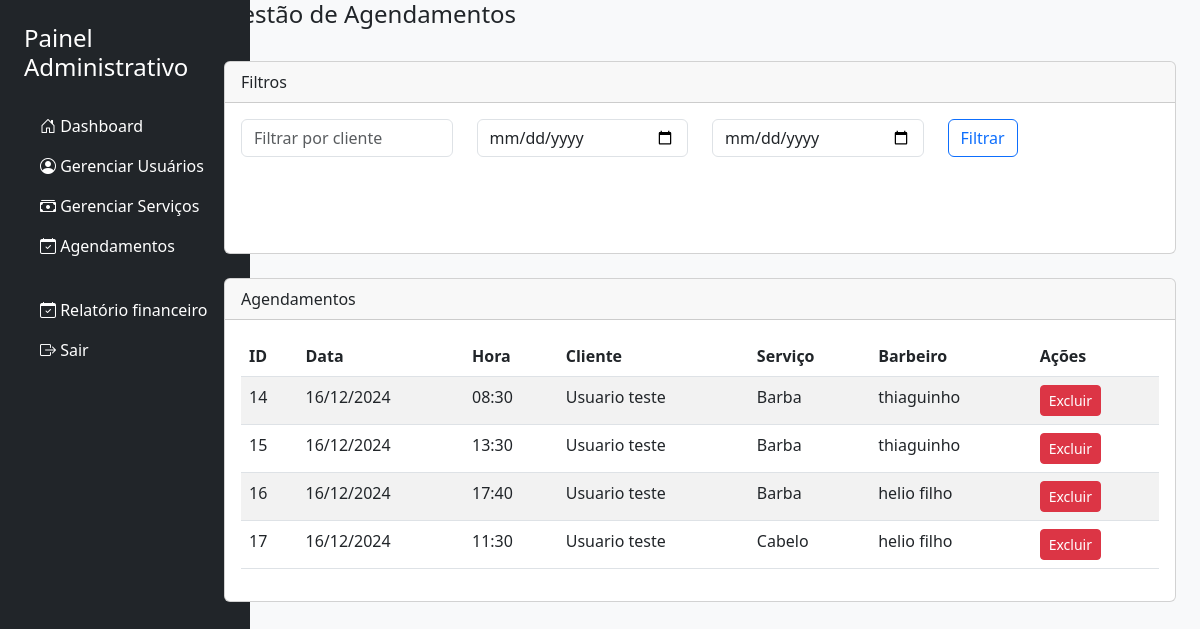
Screenshot of /views/admin/agendamentos.php (signed in) with the database file from the repository.
### tables this page shows
CREATE TABLE `agendamentos` (
  `agendamento_id` int(11) NOT NULL,
  `tenant_id` int(11) NOT NULL,
  `cliente_id` int(11) NOT NULL,
  `servico_id` int(11) NOT NULL,
  `barbeiro_id` int(11) NOT NULL,
  `data_agendamento` datetime NOT NULL,
  `status` enum('pendente','confirmado','cancelado','concluido') DEFAULT 'pendente',
  `observacoes` text DEFAULT NULL,
  `pago` tinyint(1) DEFAULT NULL,
  `data_pagamento` date DEFAULT NULL,
  `created_at` timestamp NOT NULL DEFAULT current_timestamp(),
  `updated_at` timestamp NOT NULL DEFAULT current_timestamp() ON UPDATE current_timestamp()
);

CREATE TABLE `usuarios` (
  `user_id` int(11) NOT NULL,
  `tenant_id` int(11) NOT NULL,
  `nome` varchar(255) NOT NULL,
  `email` varchar(255) NOT NULL,
  `senha` varchar(255) NOT NULL,
  `tipo` enum('gestor','cliente','barbeiro') NOT NULL,
  `telefone` varchar(20) DEFAULT NULL,
  `ativo` tinyint(1) DEFAULT 1,
  `created_at` timestamp NOT NULL DEFAULT current_timestamp(),
  `updated_at` timestamp NOT NULL DEFAULT current_timestamp() ON UPDATE current_timestamp()
);

CREATE TABLE `servicos` (
  `servico_id` int(11) NOT NULL,
  `tenant_id` int(11) NOT NULL,
  `nome` varchar(255) NOT NULL,
  `descricao` text DEFAULT NULL,
  `duracao` int(11) NOT NULL,
  `preco` decimal(10,2) NOT NULL,
  `ativo` tinyint(1) DEFAULT 1,
  `created_at` timestamp NOT NULL DEFAULT current_timestamp(),
  `updated_at` timestamp NOT NULL DEFAULT current_timestamp() ON UPDATE current_timestamp()
);

### models/Agendamentos.php (called while the page is built, shortened)
<?php
class Agendamento
{
    private $pdo;
    public function __construct($pdo)
    {
        $this->pdo = $pdo;
    }
    public function getAgendamentosByTenant($tenant_id, $cliente_nome = '', $data_inicio = '', $data_fim = '')
    {
        $sql = "SELECT a.agendamento_id, a.tenant_id, a.cliente_id, a.servico_id, a.barbeiro_id,
                a.data_agendamento, a.status, a.observacoes,
                DATE_FORMAT(a.data_agendamento, '%H:%i') AS hora_agendamento,
                u.nome AS cliente_nome,
                s.nome AS servico_nome,
                b.nome AS barbeiro_nome
        FROM agendamentos a
        JOIN usuarios u ON a.cliente_id = u.user_id AND u.tipo = 'cliente'
        JOIN servicos s ON a.servico_id = s.servico_id
        JOIN usuarios b ON a.barbeiro_id = b.user_id AND b.tipo = 'barbeiro'
        WHERE a.tenant_id = :tenant_id";
        $stmt = $this->pdo->prepare($sql);
        $stmt->bindParam(':tenant_id', $tenant_id);
        $stmt->execute();
        return $stmt->fetchAll(PDO::FETCH_ASSOC);
    }
}
?>

### views/admin/agendamentos.php (the view, shortened to what this page needs)
<?php
require_once '../../controllers/AuthController.php';
require_once '../../models/Agendamentos.php';
$pdo = getDatabaseConnection();
$agendamentosModel = new Agendamento($pdo);
$data_inicio = isset($_GET['data_inicio']) ? $_GET['data_inicio'] : '';
$data_fim = isset($_GET['data_fim']) ? $_GET['data_fim'] : '';
$cliente_nome = isset($_GET['cliente_nome']) ? $_GET['cliente_nome'] : '';
$tenant_id = $_SESSION['tenant_id'];
$agendamentos = $agendamentosModel->getAgendamentosByTenant($tenant_id, $cliente_nome, $data_inicio, $data_fim);
?>
<?php include('../partials/header.php') ?>
<body class="bg-light">
    <div class="container-fluid">
        <div class="row">
            <?php include('../partials/menu.php') ?>
            <main class="main-content col-md-9 ms-sm-auto col-lg-10 px-4">
                <div class="d-flex justify-content-between align-items-center mb-4">
                    <h4>Gestão de Agendamentos</h4>
                </div>
                <div class="card mb-4">
                    <div class="card-header">
                        Filtros
                    </div>
                    <div class="card-body">
                        <form method="GET" action="agendamentos.php">
                            <div class="row">
                                <div class="col-md-3 mb-3">
                                    <input type="text" name="cliente_nome" placeholder="Filtrar por cliente"
                                        class="form-control" value="<?php echo $cliente_nome; ?>" />
                                </div>
                                <div class="col-md-3 mb-3">
                                    <input type="date" name="data_inicio" placeholder="Filtrar por data inicial"
                                        class="form-control" value="<?php echo $data_inicio; ?>" />
                                </div>
                                <div class="col-md-3 mb-3">
                                    <input type="date" name="data_fim" placeholder="Filtrar por data final"
                                        class="form-control" value="<?php echo $data_fim; ?>" />
                                </div>
                                <div class="col-md-3 mb-3 d-flex align-items-end">
                                    <button type="submit" class="btn btn-outline-primary">Filtrar</button>
                                </div>
                            </div>
                        </form>
                    </div>
                </div>
                <div class="card">
                    <div class="card-header">
                        Agendamentos
                    </div>
                    <div class="card-body">
                        <table class="table table-striped">
                            <thead>
                                <tr>
                                    <th>ID</th>
                                    <th>Data</th>
                                    <th>Hora</th>
                                    <th>Cliente</th>
                                    <th>Serviço</th>
                                    <th>Barbeiro</th>
                                    <th>Ações</th>
                                </tr>
                            </thead>
                            <tbody>
                                <?php foreach ($agendamentos as $agendamento): ?>
                                    <tr>
                                        <td><?php echo $agendamento['agendamento_id']; ?></td>
                                        <td><?php echo date('d/m/Y', strtotime($agendamento['data_agendamento'])); ?></td>
                                        <td><?php echo $agendamento['hora_agendamento']; ?></td>
                                        <td><?php echo $agendamento['cliente_nome']; ?></td>
                                        <td><?php echo $agendamento['servico_nome']; ?></td>
                                        <td><?php echo $agendamento['barbeiro_nome']; ?></td>
                                        <td>
                                            <button class="btn btn-danger btn-sm" data-bs-toggle="modal"
                                                data-bs-target="#deleteAgendamentoModal"
                                                data-agendamento_id="<?php echo $agendamento['agendamento_id']; ?>">Excluir</button>
                                        </td>
                                    </tr>
                                <?php endforeach; ?>
                            </tbody>
                        </table>
                    </div>
                </div>
            </main>
        </div>
    </div>
</body>
</html>

### views/partials/header.php (style rules this page uses)
.main-content { margin-left: 250px; }
.card-body { min-height: 150px; }

### rows the page displays
agendamentos: agendamento_id "14", data_agendamento "16/12/2024", hora_agendamento "08:30", cliente.nome "Usuario teste", servico.nome "Barba", usuarios.nome "thiaguinho"
agendamentos: agendamento_id "15", data_agendamento "16/12/2024", hora_agendamento "13:30", cliente.nome "Usuario teste", servico.nome "Barba", usuarios.nome "thiaguinho"
agendamentos: agendamento_id "16", data_agendamento "16/12/2024", hora_agendamento "17:40", cliente.nome "Usuario teste", servico.nome "Barba", usuarios.nome "helio filho"
agendamentos: agendamento_id "17", data_agendamento "16/12/2024", hora_agendamento "11:30", cliente.nome "Usuario teste", servico.nome "Cabelo", usuarios.nome "helio filho"
